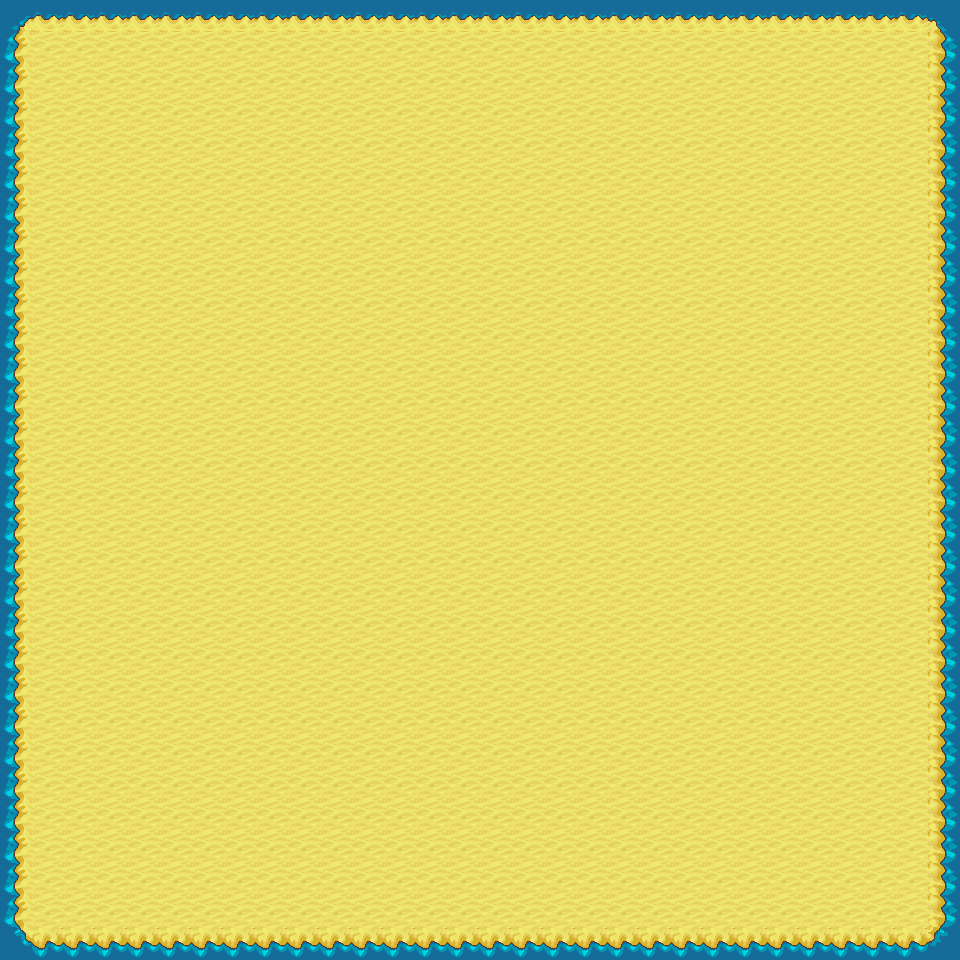

The image is a tile-based game level rendered from a .tmx file. Its description and complete source (layers, tilesets, objects, tile grids) follow:
An orthogonal 30x30 tile map with 32x32 px tiles, 1 tile layer (Tile Layer 1).

<map version="1.9" tiledversion="1.9.0" orientation="orthogonal" renderorder="right-down" width="30" height="30" tilewidth="32" tileheight="32" infinite="0" nextlayerid="2" nextobjectid="1">
 <tileset firstgid="1" source="open game art tileset.tsx" />
 <layer id="1" name="Tile Layer 1" width="30" height="30">
  <data encoding="csv">
356,357,357,357,357,357,357,357,357,357,357,357,357,357,357,357,357,357,357,357,357,357,357,357,357,357,357,357,357,358,
388,389,389,389,389,389,389,389,389,389,389,389,389,389,389,389,389,389,389,389,389,389,389,389,389,389,389,389,389,390,
388,389,389,389,389,389,389,389,389,389,389,389,389,389,389,389,389,389,389,389,389,389,389,389,389,389,389,389,389,390,
388,389,389,389,389,389,389,389,389,389,389,389,389,389,389,389,389,389,389,389,389,389,389,389,389,389,389,389,389,390,
388,389,389,389,389,389,389,389,389,389,389,389,389,389,389,389,389,389,389,389,389,389,389,389,389,389,389,389,389,390,
388,389,389,389,389,389,389,389,389,389,389,389,389,389,389,389,389,389,389,389,389,389,389,389,389,389,389,389,389,390,
388,389,389,389,389,389,389,389,389,389,389,389,389,389,389,389,389,389,389,389,389,389,389,389,389,389,389,389,389,390,
388,389,389,389,389,389,389,389,389,389,389,389,389,389,389,389,389,389,389,389,389,389,389,389,389,389,389,389,389,390,
388,389,389,389,389,389,389,389,389,389,389,389,389,389,389,389,389,389,389,389,389,389,389,389,389,389,389,389,389,390,
388,389,389,389,389,389,389,389,389,389,389,389,389,389,389,389,389,389,389,389,389,389,389,389,389,389,389,389,389,390,
388,389,389,389,389,389,389,389,389,389,389,389,389,389,389,389,389,389,389,389,389,389,389,389,389,389,389,389,389,390,
388,389,389,389,389,389,389,389,389,389,389,389,389,389,389,389,389,389,389,389,389,389,389,389,389,389,389,389,389,390,
388,389,389,389,389,389,389,389,389,389,389,389,389,389,389,389,389,389,389,389,389,389,389,389,389,389,389,389,389,390,
388,389,389,389,389,389,389,389,389,389,389,389,389,389,389,389,389,389,389,389,389,389,389,389,389,389,389,389,389,390,
388,389,389,389,389,389,389,389,389,389,389,389,389,389,389,389,389,389,389,389,389,389,389,389,389,389,389,389,389,390,
388,389,389,389,389,389,389,389,389,389,389,389,389,389,389,389,389,389,389,389,389,389,389,389,389,389,389,389,389,390,
388,389,389,389,389,389,389,389,389,389,389,389,389,389,389,389,389,389,389,389,389,389,389,389,389,389,389,389,389,390,
388,389,389,389,389,389,389,389,389,389,389,389,389,389,389,389,389,389,389,389,389,389,389,389,389,389,389,389,389,390,
388,389,389,389,389,389,389,389,389,389,389,389,389,389,389,389,389,389,389,389,389,389,389,389,389,389,389,389,389,390,
388,389,389,389,389,389,389,389,389,389,389,389,389,389,389,389,389,389,389,389,389,389,389,389,389,389,389,389,389,390,
388,389,389,389,389,389,389,389,389,389,389,389,389,389,389,389,389,389,389,389,389,389,389,389,389,389,389,389,389,390,
388,389,389,389,389,389,389,389,389,389,389,389,389,389,389,389,389,389,389,389,389,389,389,389,389,389,389,389,389,390,
388,389,389,389,389,389,389,389,389,389,389,389,389,389,389,389,389,389,389,389,389,389,389,389,389,389,389,389,389,390,
388,389,389,389,389,389,389,389,389,389,389,389,389,389,389,389,389,389,389,389,389,389,389,389,389,389,389,389,389,390,
388,389,389,389,389,389,389,389,389,389,389,389,389,389,389,389,389,389,389,389,389,389,389,389,389,389,389,389,389,390,
388,389,389,389,389,389,389,389,389,389,389,389,389,389,389,389,389,389,389,389,389,389,389,389,389,389,389,389,389,390,
388,389,389,389,389,389,389,389,389,389,389,389,389,389,389,389,389,389,389,389,389,389,389,389,389,389,389,389,389,390,
388,389,389,389,389,389,389,389,389,389,389,389,389,389,389,389,389,389,389,389,389,389,389,389,389,389,389,389,389,390,
388,389,389,389,389,389,389,389,389,389,389,389,389,389,389,389,389,389,389,389,389,389,389,389,389,389,389,389,389,390,
420,421,421,421,421,421,421,421,421,421,421,421,421,421,421,421,421,421,421,421,421,421,421,421,421,421,421,421,421,422
</data>
 </layer>
</map>
